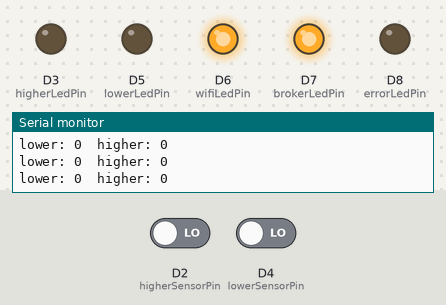
Bench run of a sketch on a simulated Arduino MKR. On the bench: output pins drawn as LEDs (lit = HIGH), the last lines printed to the serial monitor. The inputs (shaded band) are chosen by the test bench; at power-on: D4 (lowerSensorPin) LOW, D2 (higherSensorPin) LOW. WiFi joins after 1.5 s; servers stay silent unless stated; random numbers use the default seed unless the sketch sets one; no MQTT or app messages arrive unless stated; not simulated (calls return 0 or success): secrets.h.

Above: at 4.8 s.
4.9 s: D4 (lowerSensorPin) driven HIGH
At 5.7 s:
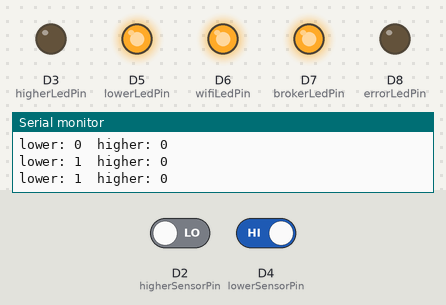
6.7 s: D2 (higherSensorPin) driven HIGH
At 8.0 s:
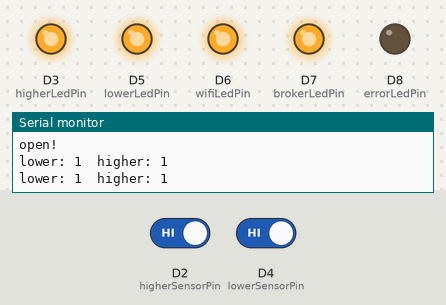
8.3 s: D4 (lowerSensorPin) driven LOW
At 9.4 s:
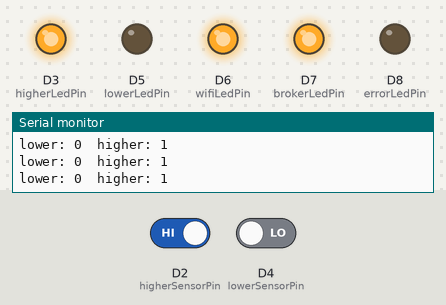
9.9 s: D2 (higherSensorPin) driven LOW
At 10.7 s:
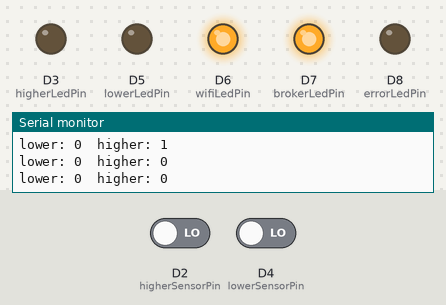
Timing chart, 0 to 12.5 s (numbered marks = the images above; inputs shaded):
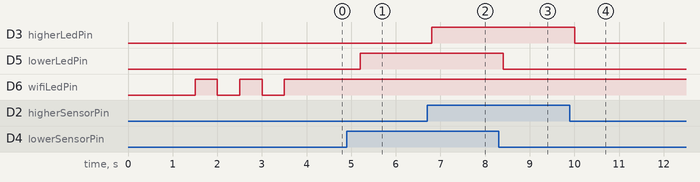

Measured:
- after the input at 4.9 s, D5 (lowerLedPin): LOW → HIGH after 0.31 s
- after the input at 6.7 s, D3 (higherLedPin): LOW → HIGH after 0.11 s
- after the input at 8.3 s, D5 (lowerLedPin): HIGH → LOW after 0.11 s
- after the input at 9.9 s, D3 (higherLedPin): HIGH → LOW after 0.11 s

The sketch:

sensor.ino
```cpp
/**************************************************************************
  Pet detecting sensors
  Uses Tom Igoe's MqttClientButtonLed: https://github.com/tigoe/mqtt-examples/blob/main/MqttClientButtonLed/MqttClientButtonLed.ino
  DIY Electronics Projects'Arduino with PIR Motion Sensor: https://create.arduino.cc/projecthub/biharilifehacker/arduino-with-pir-motion-sensor-fd540a
  Arduino Servo example Knob: http://www.arduino.cc/en/Tutorial/Knob
  Arduino Debounce example: https://www.arduino.cc/en/Tutorial/BuiltInExamples/Debounce
  created 19 April 2022
  modified 5 May 2022
  by I-Jon Hsieh
 **************************************************************************/
#include <WiFiNINA.h>
#include <ArduinoMqttClient.h>
#include "secrets.h"


//initialize wifi connection:
WiFiClient wifi;
MqttClient mqttClient(wifi);

//detials for MQTT client:
char broker[] = "public.cloud.shiftr.io";
int port = 1883;
char topic[] = "doggolinko";
char clientID[] = "sensorClient";

const int lowerSensorPin = 4;           // lower sensor
const int higherSensorPin = 2;          // higher sensor
const int lowerLedPin = 5;           // lower sensor led indicator
const int higherLedPin = 3;           // higher sensor led indicator
const int wifiLedPin = 6;           // wifi connected led indicator
const int brokerLedPin = 7;           // mqtt broker connected led indicator
const int errorLedPin = 8;          // mqtt error led indicator


int state1 = LOW;               // by default, no motion detected
int state2 = LOW;               // by default, no human detected
int lowerVal = LOW;                 // variable to store the red button status (value)
int higherVal = LOW;                 // variable to store the yellow button status (value)


int sumState;                  // the current data from the summary of sensor 1 and 2
int lastSumState = LOW;        // the previous data from the summary of sensor 1 and 2
unsigned long lastDebounceTime = 0;  // the last time the servo was toggled
unsigned long debounceDelay = 50;    // the debounce time; increase if the output flickers

unsigned long lastMillis = 0;
int randomNum = 10;


void setup() {
  pinMode(lowerSensorPin, INPUT);
  pinMode(higherSensorPin, INPUT);
  pinMode(lowerLedPin, OUTPUT);
  pinMode(higherLedPin, OUTPUT);
  pinMode(wifiLedPin, OUTPUT);
  pinMode(brokerLedPin, OUTPUT);
  pinMode(errorLedPin, OUTPUT);


  digitalWrite(lowerLedPin, LOW);
  digitalWrite(higherLedPin, LOW);
  digitalWrite(wifiLedPin, LOW);
  digitalWrite(brokerLedPin, LOW);
  digitalWrite(errorLedPin, LOW);

  Serial.begin(9600);                 // initialize serial


  mqttClient.setId(clientID);
  mqttClient.setUsernamePassword(SECRET_MQTT_USER, SECRET_MQTT_PASS);


  connectToBroker();

  while (!connectToBroker()){
    Serial.println("Attempting to connect to broker");
    delay(1000);
  }

  Serial.println("Connected to broker");
  digitalWrite(brokerLedPin, HIGH);
}


void loop() {

  //Sensor Data:
  lowerVal = digitalRead(lowerSensorPin);   // read lower sensor value
  higherVal = digitalRead(higherSensorPin);   // read highersensor value
  Serial.print("lower: ");
  Serial.print(lowerVal);
  Serial.print("  higher: ");
  Serial.println(higherVal);

  if (lowerVal == HIGH){
    digitalWrite(lowerLedPin, HIGH);
  } else {
    digitalWrite(lowerLedPin, LOW);
  }
  if (higherVal == HIGH){
    digitalWrite(higherLedPin, HIGH);
  } else{
    digitalWrite(higherLedPin, LOW);
  }

  state1 = checkSensorState(lowerVal, state1);
  state2 = checkSensorState(higherVal, state2);
  sumStateDebounce();

  //MQTT connection:

  if (!mqttClient.connected()){          //if not connectd to the broker, try to connect:
    Serial.println("reconnecting");
    connectToBroker();
  }

  //Sent timer to MQTT broker:
   if (millis() - lastMillis > 1000) {
    lastMillis = millis();
    mqttClient.beginMessage(topic);
    mqttClient.print(random(randomNum));
    mqttClient.endMessage();
  }

  //Sent sumState to MQTT broker:

  if (sumState == HIGH) {
      Serial.println("open!");
      mqttClient.beginMessage(topic);
      mqttClient.print(random(randomNum+10, randomNum+20));
      mqttClient.endMessage();
  }
}


//my functions---------------------------------------

int checkSensorState(int sensorVal, int state) {
  if (sensorVal == HIGH) {           // check if the sensor is HIGH
    delay(200);                        // delay 200 milliseconds
    if (state == LOW) {
      state = HIGH;                    // update variable state to HIGH
    }
  }
  else {
    delay(200);                        // delay 200 milliseconds
    if (state == HIGH) {
      state = LOW;                     // update variable state to LOW
    }
  }
  return state;
}


void sumStateDebounce() {
  int tempSumState;

  if (state1 == HIGH && state2 == LOW) {
    tempSumState = HIGH;
  } else {
    tempSumState = LOW;
  }

  if (tempSumState != lastSumState) {
    lastDebounceTime = millis();
  }

  if ((millis() - lastDebounceTime) > debounceDelay) {
    if (tempSumState != sumState) {
      sumState = tempSumState;
    }
  }

  lastSumState = tempSumState;
}


boolean connectToBroker(){
  checkWifiConnection();

  //if MQtt client is not connected:
  if (!mqttClient.connect(broker, port)){
    Serial.print("MQTT connection failed. Error no: ");
    Serial.println(mqttClient.connectError());
    digitalWrite(brokerLedPin, LOW);
    digitalWrite(errorLedPin, HIGH);

    return false;
  }

  //once you're connected, process...
  mqttClient.subscribe(topic);
  digitalWrite(brokerLedPin, HIGH);
  digitalWrite(errorLedPin, LOW);


  return true;
}


void checkWifiConnection(){
    while (WiFi.status() != WL_CONNECTED) {
    Serial.print("Attempting to connecting to ");
    Serial.println(SECRET_SSID);
    WiFi.begin(SECRET_SSID, SECRET_PASS);
    digitalWrite(wifiLedPin, HIGH);
    delay(500);
    digitalWrite(wifiLedPin, LOW);
    delay(500);
    digitalWrite(wifiLedPin, HIGH);
    delay(500);
    digitalWrite(wifiLedPin, LOW);
    delay(500);
  }

  Serial.print("Connected. My IP address: ");
  Serial.println(WiFi.localIP());
  digitalWrite(wifiLedPin, HIGH);
}
```
